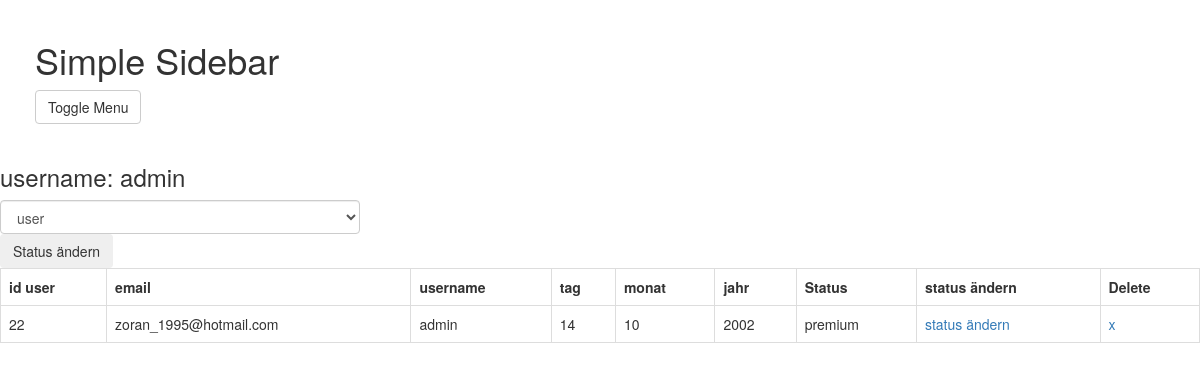
Screenshot of /admin/premium.php?idr=22 (signed in) with the database file from the repository.
### tables this page shows
CREATE TABLE `user` (
  `user_id` int(11) NOT NULL,
  `email` varchar(40) NOT NULL,
  `username` varchar(50) NOT NULL,
  `password` varchar(80) NOT NULL,
  `male` varchar(15) NOT NULL,
  `tag` int(3) NOT NULL,
  `monat` int(3) NOT NULL,
  `jahr` int(5) NOT NULL,
  `id_user_uloga` int(2) NOT NULL,
  `age` int(3) NOT NULL,
  `hash_verified` varchar(32) NOT NULL,
  `status_verified` int(1) NOT NULL
);

CREATE TABLE `uloga` (
  `id_user_uloga` int(11) NOT NULL,
  `uloga` varchar(15) NOT NULL
);

### admin/premium.php (the view, shortened to what this page needs)
<?php   session_start();
 if(isset($_SESSION['id_uloga'])==4){
  include("../connectionFile/connection.php");
?>
<!DOCTYPE html>
<html lang="en">
<head>
    <link href="css/bootstrap.min.css" rel="stylesheet">
    <link href="css/simple-sidebar.css" rel="stylesheet">
</head>
<body>
    <div id="wrapper">
        <div id="page-content-wrapper">
            <div class="container-fluid">
                <div class="row">
                    <div class="col-lg-12">
                        <h1>Simple Sidebar</h1>
                        <a href="#menu-toggle" class="btn btn-default" id="menu-toggle">Toggle Menu</a>
                    </div>
                </div>
            </div>
        </div>
        <form class="" action="#" method="post" enctype = "multipart/form-data">
            <table class='table table-bordered'>
              <tr>
                <th>id user</th>
                <th>email</th>
                <th>username</th>
                <th>tag</th>
                <th>monat</th>
                <th>jahr</th>
                <th>Status</th>
                <th>status ändern</th>
                <th>Delete</th>
              </tr>
              <?php $upit="SELECT * from user i INNER JOIN uloga a on i.id_user_uloga = a.id_user_uloga  where i.id_user_uloga=4";
                    $rezupit=$conn->query($upit);
                    while($r=mysqli_fetch_array($rezupit)){
                      echo "<tr>
                              <td>{$r['user_id']}</td>
                              <td>{$r['email']}</td>
                              <td>{$r['username']}</td>
                              <td>{$r['tag']}</td>
                              <td>{$r['monat']}</td>
                              <td>{$r['jahr']}</td>
                              <td>{$r['uloga']}</td>
                              <td><a href='premium.php?idr={$r['user_id']}'>status ändern</a></td>
                              <td><a href='premium.php?idc={$r['user_id']}'>x</a></td>
                      </tr>";
                    }
                    if(isset($_GET['idr'])){
                      $upit1="SELECT * from uloga";
                           $rezupit1=$conn->query($upit1);
                           $upit2="SELECT * FROM user where user_id=".$_GET['idr'];
                           $rezupit5=$conn->query($upit2) or die('losupit');
                             $ruser=mysqli_fetch_array($rezupit5);
                             echo "<form class='form-control' action='premium.php' method='post'>";
                           echo "<h3>username: ".$ruser['username']."</h3>";
                      echo "<select class='form-control' name='uloga' style='width:30%;'>";
                          while($r1=mysqli_fetch_array($rezupit1)){
                        echo "<option value='{$r1['id_user_uloga']}'>{$r1['uloga']}</option>";
                      }
                      echo "</select>";
                      echo "<input type='submit' class='btn' name='change' value='Status ändern'></form>";
                    }
               ?>
</form>
    </div>
</body>
</html>
<?php }else{
  echo "<h1>no access</h1>";
} ?>

### admin/css/simple-sidebar.css (style rules this page uses)
body { overflow-x: hidden; }
#wrapper { padding-left: 0; -webkit-transition: all 0.5s ease; -moz-transition: all 0.5s ease; -o-transition: all 0.5s ease; transition: all 0.5s ease; }
#page-content-wrapper { width: 100%; position: absolute; padding: 15px; }
@media (min-width:768px) { #wrapper { padding-left: 0; } }
@media (min-width:768px) { #page-content-wrapper { padding: 20px; position: relative; } }

### rows the page displays
user: user_id "22", email "zoran_1995@hotmail.com", username "admin", tag "14", monat "10", jahr "2002", id_user_uloga.uloga "premium"

### other values shown
form field uloga "user"
